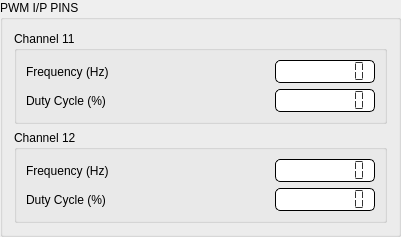
       <widget class="QGroupBox" name="PWMInPins_groupBox">
        <property name="geometry">
         <rect>
          <x>440</x>
          <y>14</y>
          <width>401</width>
          <height>191</height>
         </rect>
        </property>
        <property name="font">
         <font>
          <family>Segoe UI</family>
         </font>
        </property>
        <property name="styleSheet">
         <string notr="true"/>
        </property>
        <property name="title">
         <string>PWM I/P PINS</string>
        </property>
        <layout class="QVBoxLayout" name="verticalLayout">
         <item>
          <widget class="QGroupBox" name="Channel11_groupBox">
           <property name="font">
            <font>
             <family>Segoe UI</family>
            </font>
           </property>
           <property name="title">
            <string>Channel 11</string>
           </property>
           <layout class="QGridLayout" name="gridLayout_4">
            <item row="0" column="0">
             <widget class="QLabel" name="Channel11_Frequency_label">
              <property name="font">
               <font>
                <family>Segoe UI</family>
               </font>
              </property>
              <property name="text">
               <string>Frequency (Hz)</string>
              </property>
             </widget>
            </item>
            <item row="0" column="1">
             <widget class="QLCDNumber" name="Channel11_Frequency_lcdNumber">
              <property name="sizePolicy">
               <sizepolicy hsizetype="Expanding" vsizetype="Fixed">
                <horstretch>0</horstretch>
                <verstretch>0</verstretch>
               </sizepolicy>
              </property>
              <property name="maximumSize">
               <size>
                <width>100</width>
                <height>16777215</height>
               </size>
              </property>
              <property name="font">
               <font>
                <pointsize>9</pointsize>
               </font>
              </property>
              <property name="styleSheet">
               <string notr="true">QLCDNumber {
	border: 1px solid black;
	border-radius: 5px;
	background-color: white;
	color: rgb(50, 50, 50);
}</string>
              </property>
              <property name="digitCount">
               <number>8</number>
              </property>
              <property name="mode">
               <enum>QLCDNumber::Dec</enum>
              </property>
              <property name="segmentStyle">
               <enum>QLCDNumber::Flat</enum>
              </property>
              <property name="value" stdset="0">
               <double>0.000000000000000</double>
              </property>
              <property name="intValue" stdset="0">
               <number>0</number>
              </property>
             </widget>
            </item>
            <item row="1" column="0">
             <widget class="QLabel" name="Channel11_DutyCycle_label">
              <property name="font">
               <font>
                <family>Segoe UI</family>
               </font>
              </property>
              <property name="text">
               <string>Duty Cycle (%)</string>
              </property>
             </widget>
            </item>
            <item row="1" column="1">
             <widget class="QLCDNumber" name="Channel11_DutyCycle_lcdNumber">
              <property name="sizePolicy">
               <sizepolicy hsizetype="Expanding" vsizetype="Fixed">
                <horstretch>0</horstretch>
                <verstretch>0</verstretch>
               </sizepolicy>
              </property>
              <property name="maximumSize">
               <size>
                <width>100</width>
                <height>16777215</height>
               </size>
              </property>
              <property name="font">
               <font>
                <pointsize>9</pointsize>
               </font>
              </property>
              <property name="styleSheet">
               <string notr="true">QLCDNumber {
	border: 1px solid black;
	border-radius: 5px;
	background-color: white;
	color: rgb(50, 50, 50);
}</string>
              </property>
              <property name="digitCount">
               <number>8</number>
              </property>
              <property name="mode">
               <enum>QLCDNumber::Dec</enum>
              </property>
              <property name="segmentStyle">
               <enum>QLCDNumber::Flat</enum>
              </property>
             </widget>
            </item>
           </layout>
          </widget>
         </item>
         <item>
          <widget class="QGroupBox" name="Channel12_groupBox">
           <property name="font">
            <font>
             <family>Segoe UI</family>
            </font>
           </property>
           <property name="title">
            <string>Channel 12</string>
           </property>
           <layout class="QGridLayout" name="gridLayout_3">
            <item row="0" column="0">
             <widget class="QLabel" name="Channel12_Frequency_label">
              <property name="font">
               <font>
                <family>Segoe UI</family>
               </font>
              </property>
              <property name="text">
               <string>Frequency (Hz)</string>
              </property>
             </widget>
            </item>
            <item row="0" column="1">
             <widget class="QLCDNumber" name="Channel7_Frequency_lcdNumber">
              <property name="sizePolicy">
               <sizepolicy hsizetype="Expanding" vsizetype="Fixed">
                <horstretch>0</horstretch>
                <verstretch>0</verstretch>
               </sizepolicy>
              </property>
              <property name="maximumSize">
               <size>
                <width>100</width>
                <height>16777215</height>
               </size>
              </property>
              <property name="font">
               <font>
                <pointsize>9</pointsize>
               </font>
              </property>
              <property name="styleSheet">
               <string notr="true">QLCDNumber {
	border: 1px solid black;
	border-radius: 5px;
	background-color: white;
	color: rgb(50, 50, 50);
}</string>
              </property>
              <property name="digitCount">
               <number>8</number>
              </property>
              <property name="mode">
               <enum>QLCDNumber::Dec</enum>
              </property>
              <property name="segmentStyle">
               <enum>QLCDNumber::Flat</enum>
              </property>
             </widget>
            </item>
            <item row="1" column="0">
             <widget class="QLabel" name="Channel12_DutyCycle_label">
              <property name="font">
               <font>
                <family>Segoe UI</family>
               </font>
              </property>
              <property name="text">
               <string>Duty Cycle (%)</string>
              </property>
             </widget>
            </item>
            <item row="1" column="1">
             <widget class="QLCDNumber" name="Channel7_DutyCycle_lcdNumber">
              <property name="sizePolicy">
               <sizepolicy hsizetype="Expanding" vsizetype="Fixed">
                <horstretch>0</horstretch>
                <verstretch>0</verstretch>
               </sizepolicy>
              </property>
              <property name="maximumSize">
               <size>
                <width>100</width>
                <height>16777215</height>
               </size>
              </property>
              <property name="font">
               <font>
                <pointsize>9</pointsize>
               </font>
              </property>
              <property name="styleSheet">
               <string notr="true">QLCDNumber {
	border: 1px solid black;
	border-radius: 5px;
	background-color: white;
	color: rgb(50, 50, 50);
}</string>
              </property>
              <property name="digitCount">
               <number>8</number>
              </property>
              <property name="mode">
               <enum>QLCDNumber::Dec</enum>
              </property>
              <property name="segmentStyle">
               <enum>QLCDNumber::Flat</enum>
              </property>
             </widget>
            </item>
           </layout>
          </widget>
         </item>
        </layout>
       </widget>
